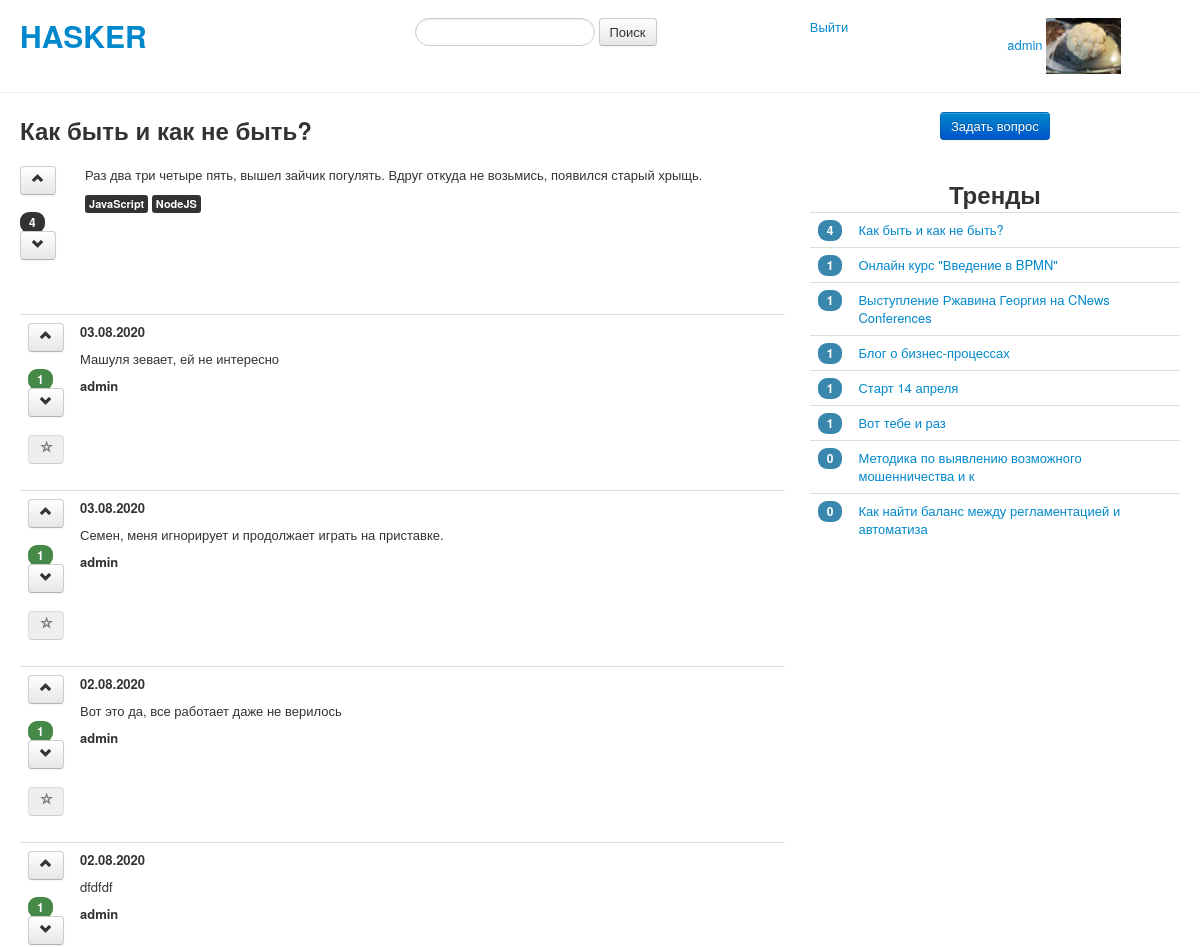
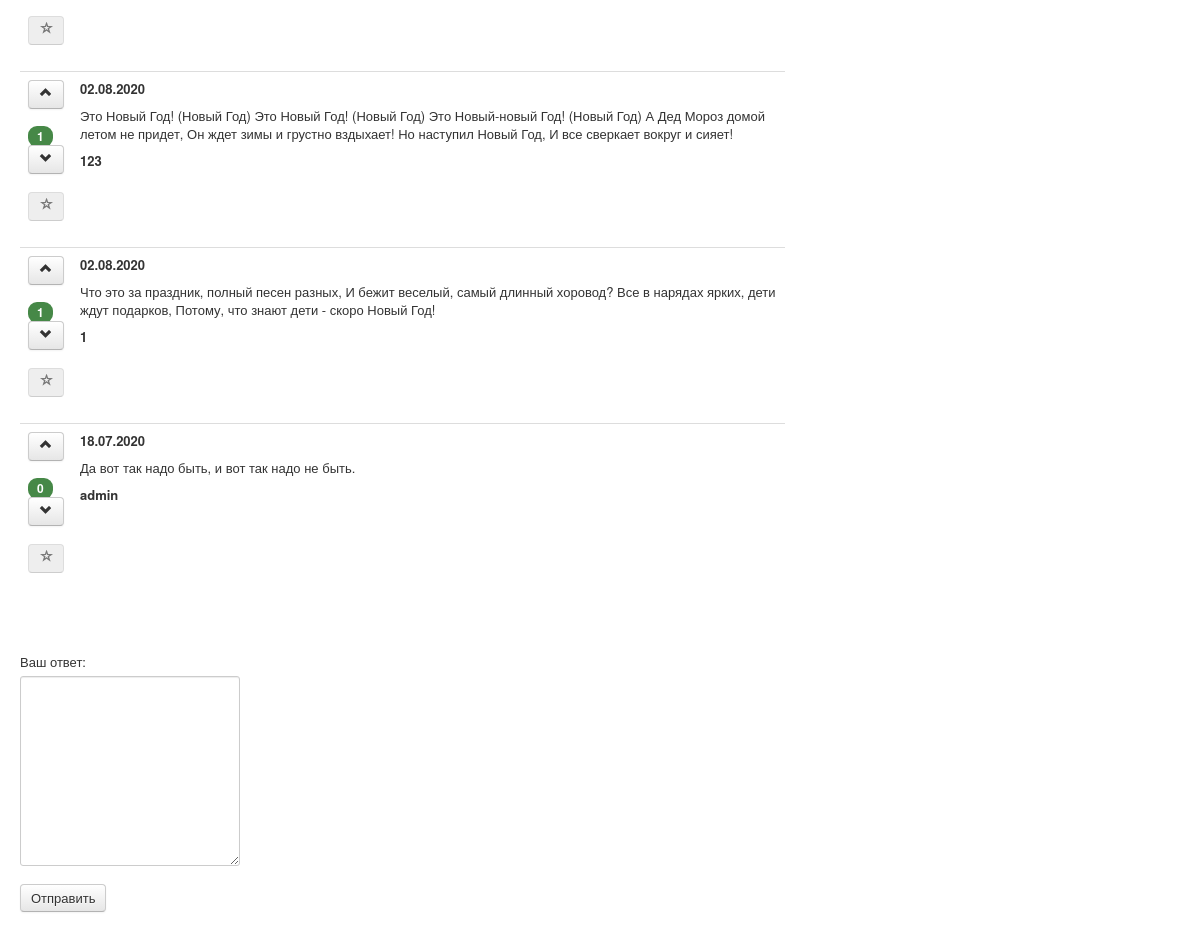
The app's page /question/1/ (signed in) with its own data (2 pictures, top to bottom).
### questions/models.py (models this page shows, shortened)
class Questions(models.Model):
    class Meta:
        verbose_name = 'Question'
        verbose_name_plural = 'Questions'
    title = models.CharField(max_length=50, verbose_name='Заголовок')
    body = models.TextField(verbose_name='Текст вопроса')
    author = models.ForeignKey(
        User,
        on_delete=models.DO_NOTHING
    )
    create_date = models.DateTimeField(auto_now_add=True)
    tags = models.ManyToManyField(Tags)

class Tags(models.Model):
    class Meta:
        verbose_name = 'Tag'
        verbose_name_plural = 'Tags'
    name = models.CharField(max_length=50)

class Answers(models.Model):
    class Meta:
        verbose_name = 'Answer'
        verbose_name_plural = 'Answers'
    body = models.TextField(max_length=1000, verbose_name='Ваш ответ')
    author = models.ForeignKey(
        User,
        on_delete=models.DO_NOTHING
    )
    create_date = models.DateTimeField(auto_now_add=True)
    correct = models.BooleanField(blank=True)
    question = models.ForeignKey(
        Questions,
        on_delete=models.CASCADE,
    )

### questions/views.py (the view, shortened to what this page needs)
# urls.py: path('question/<int:pk>/', QuestionView.as_view(), name='questionview'),
class QuestionView(ListView):
    model = Answers
    template_name = 'questions/question_detail.html'
    paginate_by = 30
    def get_queryset(self):
        self.question = get_object_or_404(Questions, pk=self.kwargs.get('pk'))
        queryset = Answers.objects.filter(question=self.question).annotate(count=Count('answervotes')).order_by('-count', '-create_date')
        return queryset
    def get_context_data(self, **kwargs):
        context = super().get_context_data(**kwargs)
        number_question_votes = QuestionVotes.objects.filter(question=self.question).count()
        context['number_question_votes'] = number_question_votes
        context['question'] = self.question
        if self.request.user.is_authenticated:
            profile = UserProfile.objects.get(user=self.request.user)
            context['photo'] = profile.photo
            if self.request.user != self.question.author:
                context['disabled_correct_answer'] = 'disabled'
        else:
            context['disabled_correct_answer'] = 'disabled'
            context['disabled'] = 'disabled'
        form = AnswerCreateForm()
        context['form'] = form
        tag = self.request.GET.get('tag')
        if tag:
            context['tag_value'] = f'tag:{tag}'
        get_trends(context)
        return context

### questions/forms.py
class AnswerCreateForm(forms.ModelForm):
    class Meta:
        model = Answers
        fields = ['body']

### questions/views.py (called while the page is built)
def get_trends(context: dict):
    trends = Questions.objects.annotate(count=Count('questionvotes')).order_by('-count')[:20]
    context['trends'] = trends

### questions/templates/questions/question_detail.html (shortened to what this page needs)
{% extends 'base.html'%}
{% block leftbody %}
    <h2>{{ question.title }}</h2>
    <br>
    <div class="row-fluid">
        <div class="span1">
            <form action="{% url 'questions:questionvote' question.id %}">
                <button class="btn" type="submit" {{ disabled }}><i class="icon-chevron-up"></i></button>
            </form>
            <span class="badge badge-inverse">{{ number_question_votes }}</span>
            <form action="{% url 'questions:questionunvote' question.id %}">
                <button class="btn" type="submit" {{ disabled }}><i class="icon-chevron-down"></i></button>
            </form>
        </div>
        <div class="span11">
            <p>{{ question.body }}</p>
            {% for tag in question.tags.all %}
                <a href="?page={{ page_obj.number }}&tag={{ tag.name }}">
                    <span class="label label-inverse">{{ tag.name }}</span>
                </a>
            {% endfor %}
        </div>
    </div>
    <br><br>
    <table class="table">
          {% load getvalue %}
          <tbody>
          {% for value in object_list %}
                <tr>
                     <td>
                         <form action="{% url 'questions:answervote' question.id value.id %}">
                             <button class="btn" type="submit" {{ disabled }}><i class="icon-chevron-up" ></i></button>
                         </form>
                         <span class="badge badge-success">{{ value.count }}</span>
                         <form action="{% url 'questions:answerunvote' question.id value.id %}">
                             <button class="btn" type="submit" {{ disabled }}><i class="icon-chevron-down"></i></button>
                         </form>
                         <form action="{% url 'questions:setcorrectanswer' question.id value.id %}">
                             <button class="btn" type="submit" {{ disabled_correct_answer }}>
                                 {% if value.correct %}
                                 <i class="icon-star">
                                 {% else %}
                                 <i class="icon-star-empty">
                                 {% endif %}
                                 </i>
                             </button>
                         </form>
                    </td>
                     <td>
                         <p><strong>{{ value.create_date|date:"d.m.Y" }}</strong></p>
                         <p>{{ value.body }}</p>
                         <p><strong>{{ value.author.username }}</strong></p>
                     </td>
                </tr>
          {%  endfor %}
          </tbody>
    </table>
    {% if user.is_authenticated %}
    <br><br>
    <form method="POST" enctype="multipart/form-data">
        {{ form.as_p }}
        <input class="btn" type="submit" value="Отправить">
    </form>
    {% endif %}
{% endblock %}

### questions/templates/base.html (shortened to what this page needs)
<!DOCTYPE html>
<html lang="ru">
<head>
    {% load static %}
    <link href="{% static 'css/bootstrap-responsive.css' %}" rel="stylesheet">
    <link href="{% static 'css/bootstrap.css' %}" rel="stylesheet">
</head>
<body>
    <div class="container-fluid">
        <br>
        <div class="row-fluid">
            <div class="span4">
                <h1><a href="{% url 'questions:index' %}">HASKER</a></h1>
            </div>
            <div class="span4">
                <form class="form-search" method="POST" enctype="multipart/form-data" action="{% url 'questions:searchresult' %}">
                  <input type="text" class="input-medium search-query" name="search_string" value="{{ tag_value }}">
                  <button type="submit" class="btn">Поиск</button>
                </form>
            </div>
            <div class="span2">
                {% if user.is_authenticated %}
                  <a href="{% url 'registration:logout' %}">Выйти</a>
                {% else %}
                  <a href="{% url 'registration:login' %}">Войти</a>
                {% endif %}
            </div>
            <div class="span2">
                {% if user.is_authenticated %}
                    <a href="{% url 'registration:editprofile' %}">{{ user.username }}</a>
                    <img src="{{ photo.url }}" height="75" width="75">
                {% else %}
                    <form action="{% url 'registration:registration' %}">
                        <button class="btn btn-primary" type="submit">Зарегистрироваться</button>
                    </form>
                {% endif %}
            </div>
        </div>
    </div>
    <hr>
    <div class="container-fluid">
      <div class="row-fluid">
        <div class="span8">
            {% block leftbody %}
            {% endblock %}
        </div>
        <div class="span4">
        {% if user.is_authenticated %}
            <div class="pagination-centered">
                 <form action="{% url 'questions:createquestion' %}">
                        <button class="btn btn-primary" type="submit">Задать вопрос</button>
                 </form>
            </div>
        {% endif %}
            <br>
            <div class="pagination-centered">
                <h2>Тренды</h2>
            </div>
            <div>
                 <table class="table">
                    {% for trend in trends %}
                    <tr>
                        <td><span class="badge badge-info">{{ trend.count }}</span></td>
                        <td><a href="{% url 'questions:questionview' trend.id %}">{{ trend.title }}</a></td>
                    </tr>
                    {% endfor %}
                 </table>
            </div>
        </div>
      </div>
    </div>
</body>
</html>

### records on screen
Questions: title "Как быть и как не быть?", body "Раз два три четыре пять, вышел зайчик погулять. Вдруг откуда не возьмись, появился старый хрыщь.", count "4"
Tags: name "JavaScript"
Tags: name "NodeJS"
Answers: count "1", correct False (drawn), create_date "03.08.2020", body "Машуля зевает, ей не интересно", author.username "admin"
Answers: count "1", correct False (drawn), create_date "03.08.2020", body "Семен, меня игнорирует и продолжает играть на приставке.", author.username "admin"
Answers: count "1", correct False (drawn), create_date "02.08.2020", body "Вот это да, все работает даже не верилось", author.username "admin"
Answers: count "1", correct False (drawn), create_date "02.08.2020", body "dfdfdf", author.username "admin"
Answers: count "1", correct False (drawn), create_date "02.08.2020", body "Это Новый Год! (Новый Год) Это Новый Год! (Новый Год) Это Новый-новый Год! (Новый Год) А Дед Мороз домой летом не придет, Он ждет зимы и грустно вздыхает! Но наступил Новый Год, И все сверкает вокруг и сияет!", author.username "123"
Answers: count "1", correct False (drawn), create_date "02.08.2020", body "Что это за праздник, полный песен разных, И бежит веселый, самый длинный хоровод? Все в нарядах ярких, дети ждут подарков, Потому, что знают дети - скоро Новый Год!", author.username "1"
Answers: count "0", correct False (drawn), create_date "18.07.2020", body "Да вот так надо быть, и вот так надо не быть.", author.username "admin"
Questions: count "1", title "Онлайн курс \"Введение в BPMN\""
Questions: count "1", title "Выступление Ржавина Георгия на CNews Conferences"
Questions: count "1", title "Блог о бизнес-процессах"
Questions: count "1", title "Старт 14 апреля"
Questions: count "1", title "Вот тебе и раз"
Questions: count "0", title "Методика по выявлению возможного мошенничества и к"
Questions: count "0", title "Как найти баланс между регламентацией и автоматиза"

### other values on screen
{{ user.username }} "admin"
{{ number_question_votes }} "4"
